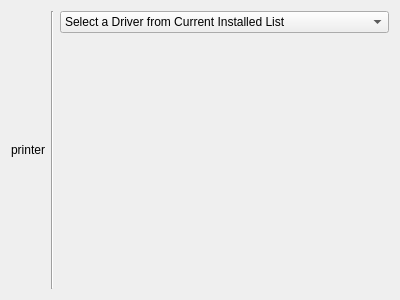
<?xml version="1.0" encoding="UTF-8"?>
<ui version="4.0">
 <class>PageChoosePPD</class>
 <widget class="QWidget" name="PageChoosePPD">
  <property name="geometry">
   <rect>
    <x>0</x>
    <y>0</y>
    <width>400</width>
    <height>300</height>
   </rect>
  </property>
  <property name="sizePolicy">
   <sizepolicy hsizetype="Ignored" vsizetype="Preferred">
    <horstretch>0</horstretch>
    <verstretch>0</verstretch>
   </sizepolicy>
  </property>
  <layout class="QGridLayout" name="gridLayout">
   <item row="0" column="1" rowspan="2">
    <layout class="QVBoxLayout" name="verticalLayout">
     <property name="sizeConstraint">
      <enum>QLayout::SetMinimumSize</enum>
     </property>
     <item>
      <spacer name="verticalSpacer">
       <property name="orientation">
        <enum>Qt::Vertical</enum>
       </property>
       <property name="sizeHint" stdset="0">
        <size>
         <width>20</width>
         <height>40</height>
        </size>
       </property>
      </spacer>
     </item>
     <item>
      <widget class="QLabel" name="printerL">
       <property name="sizePolicy">
        <sizepolicy hsizetype="Fixed" vsizetype="Preferred">
         <horstretch>0</horstretch>
         <verstretch>0</verstretch>
        </sizepolicy>
       </property>
       <property name="text">
        <string notr="true">printer</string>
       </property>
       <property name="alignment">
        <set>Qt::AlignCenter</set>
       </property>
       <property name="margin">
        <number>7</number>
       </property>
      </widget>
     </item>
     <item>
      <spacer name="verticalSpacer_2">
       <property name="orientation">
        <enum>Qt::Vertical</enum>
       </property>
       <property name="sizeHint" stdset="0">
        <size>
         <width>20</width>
         <height>40</height>
        </size>
       </property>
      </spacer>
     </item>
    </layout>
   </item>
   <item row="0" column="2" rowspan="2">
    <widget class="Line" name="line">
     <property name="orientation">
      <enum>Qt::Vertical</enum>
     </property>
    </widget>
   </item>
   <item row="0" column="3">
    <widget class="KComboBox" name="originCB">
     <property name="sizePolicy">
      <sizepolicy hsizetype="Expanding" vsizetype="Fixed">
       <horstretch>0</horstretch>
       <verstretch>0</verstretch>
      </sizepolicy>
     </property>
     <item>
      <property name="text">
       <string comment="@item:inlistbox">Select a Driver from Current Installed List</string>
      </property>
     </item>
     <item>
      <property name="text">
       <string comment="@item:inlistbox">Provide a Driver from a File</string>
      </property>
     </item>
    </widget>
   </item>
  </layout>
 </widget>
 <customwidgets>
  <customwidget>
   <class>KComboBox</class>
   <extends>QComboBox</extends>
   <header>kcombobox.h</header>
  </customwidget>
 </customwidgets>
 <resources/>
 <connections/>
</ui>
